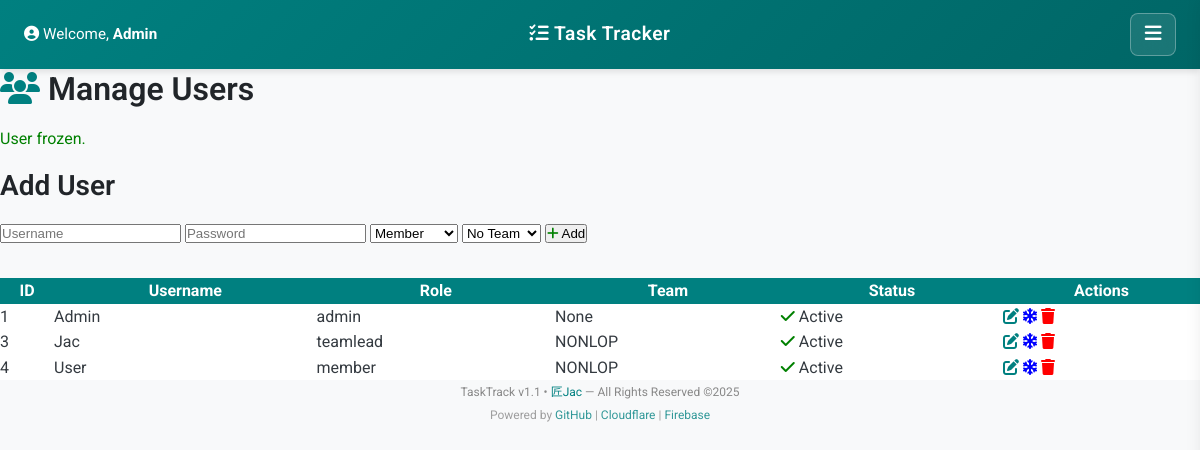
The page /usermgt.php?action=freeze&id=1 (signed in) on the database its author committed.
### tables this page shows
CREATE TABLE `users` (
  `id` int(11) NOT NULL,
  `username` varchar(32) NOT NULL,
  `password` varchar(255) NOT NULL,
  `role` enum('admin','teamlead','member') NOT NULL,
  `team_id` int(11) DEFAULT NULL,
  `frozen` tinyint(1) DEFAULT 0
);

CREATE TABLE `teams` (
  `id` int(11) NOT NULL,
  `name` varchar(64) NOT NULL
);

### usermgt.php (the view, shortened to what this page needs)
<?php
include 'head.php';
include 'db.php';
$action = $_GET['action'] ?? '';
$user_id = intval($_GET['id'] ?? 0);
$message = '';
if ($action === 'freeze' && $user_id) {
    $message = 'User frozen.';
}
$res = $conn->query('SELECT u.id, u.username, u.role, u.team_id, u.frozen, t.name AS team FROM users u LEFT JOIN teams t ON u.team_id = t.id');
$users = $res->fetch_all(MYSQLI_ASSOC);
?>
<div class="container">
    <h2><i class="fa fa-users" style="color:#008080"></i> Manage Users</h2>
    <?php if ($message): ?>
        <div style="color:green; margin-bottom:1em;"><?php echo $message; ?></div>
    <?php endif; ?>
    <form method="post" action="?action=add" style="margin-bottom:2em;">
        <h3>Add User</h3>
        <input type="text" name="username" placeholder="Username" required>
        <input type="password" name="password" placeholder="Password" required>
        <select name="role">
            <option value="member">Member</option>
        </select>
        <select name="team_id">
            <option value="0">No Team</option>
        </select>
        <button type="submit"><i class="fa fa-plus" style="color:green"></i> Add</button>
    </form>
    <table style="width:100%;border-collapse:collapse;">
        <tr style="background:#008080;color:#fff;">
            <th>ID</th><th>Username</th><th>Role</th><th>Team</th><th>Status</th><th>Actions</th>
        </tr>
        <?php foreach ($users as $u): ?>
        <tr style="background:<?php echo $u['frozen'] ? '#ccc' : '#fff'; ?>;">
            <td><?php echo $u['id']; ?></td>
            <td><?php echo htmlspecialchars($u['username']); ?></td>
            <td><?php echo $u['role']; ?></td>
            <td><?php echo $u['team'] ?: 'None'; ?></td>
            <td><?php echo $u['frozen'] ? '<i class="fa fa-snowflake" style="color:blue"></i> Frozen' : '<i class="fa fa-check" style="color:green"></i> Active'; ?></td>
            <td>
                <a href="?action=edit&id=<?php echo $u['id']; ?>"><i class="fa fa-edit" style="color:#008080"></i></a>
                <a href="?action=freeze&id=<?php echo $u['id']; ?>" onclick="return confirm('Freeze user?');"><i class="fa fa-snowflake" style="color:blue"></i></a>
                <a href="?action=delete&id=<?php echo $u['id']; ?>" onclick="return confirm('Delete user?');"><i class="fa fa-trash" style="color:red"></i></a>
            </td>
        </tr>
        <?php endforeach; ?>
    </table>
</div>
<?php include 'foot.php'; ?>

### css/main.css (style rules this page uses)
:root { --teal-50: #f0fdfa; --teal-100: #ccfbf1; --teal-200: #99f6e4; --teal-300: #5eead4; --teal-400: #2dd4bf; --teal-500: #14b8a6; --teal-600: #0d9488; --teal-700: #0f766e; --teal-800: #115e59; --teal-900: #134e4a; --primary: #008080; --primary-dark: #006666; --primary-light: #00a3a3; --success: #28a745; --warning: #ffc107; --danger: #dc3545; --info: #17a2b8; --white: #ffffff; --gray-50: #f8f9fa; --gray-100: #f1f3f5; --gray-200: #e9ecef; --gray-300: #dee2e6; --gray-400: #ced4da; --gray-500: #adb5bd; --gray-600: #6c757d; --gray-700: #495057; --gray-800: #343a40; --gray-900: #212529; --black: #000000; --space-xs: 0.25rem; --space-sm: 0.5rem; --space-md: 1rem; --space-lg: 1.5rem; --space-xl: 2rem; --space-2xl: 3rem; --radius-sm: 0.25rem; --radius-md: 0.375rem; --radius-lg: 0.5rem; --radius-xl: 0.75rem; --shadow-sm: 0 1px 2px 0 rgba(0, 0, 0, 0.05); --shadow-md: 0 4px 6px -1px rgba(0, 0, 0, 0.1); --shadow-lg: 0 10px 15px -3px rgba(0, 0, 0, 0.1); }
* { margin: 0; padding: 0; box-sizing: border-box; }
html { font-size: 16px; scroll-behavior: smooth; }
body { font-family: 'Roboto', sans-serif; font-weight: 400; line-height: 1.6; color: var(--gray-800); background-color: var(--gray-50); -webkit-font-smoothing: antialiased; -moz-osx-font-smoothing: grayscale; }
h1, h2, h3, h4, h5, h6 { font-weight: 600; line-height: 1.3; margin-bottom: var(--space-md); color: var(--gray-900); }
h2 { font-size: 2rem; }
h3 { font-size: 1.75rem; }
a { color: var(--primary); text-decoration: none; transition: color 0.2s ease; }

### rows shown on the page
users: id "1", username "Admin", role "admin", team "None", frozen 0 (drawn)
users: id "3", username "Jac", role "teamlead", team.name "NONLOP", frozen 0 (drawn)
users: id "4", username "User", role "member", team.name "NONLOP", frozen 0 (drawn)

### other values the page prints
$username "Admin"
$message "User frozen."
